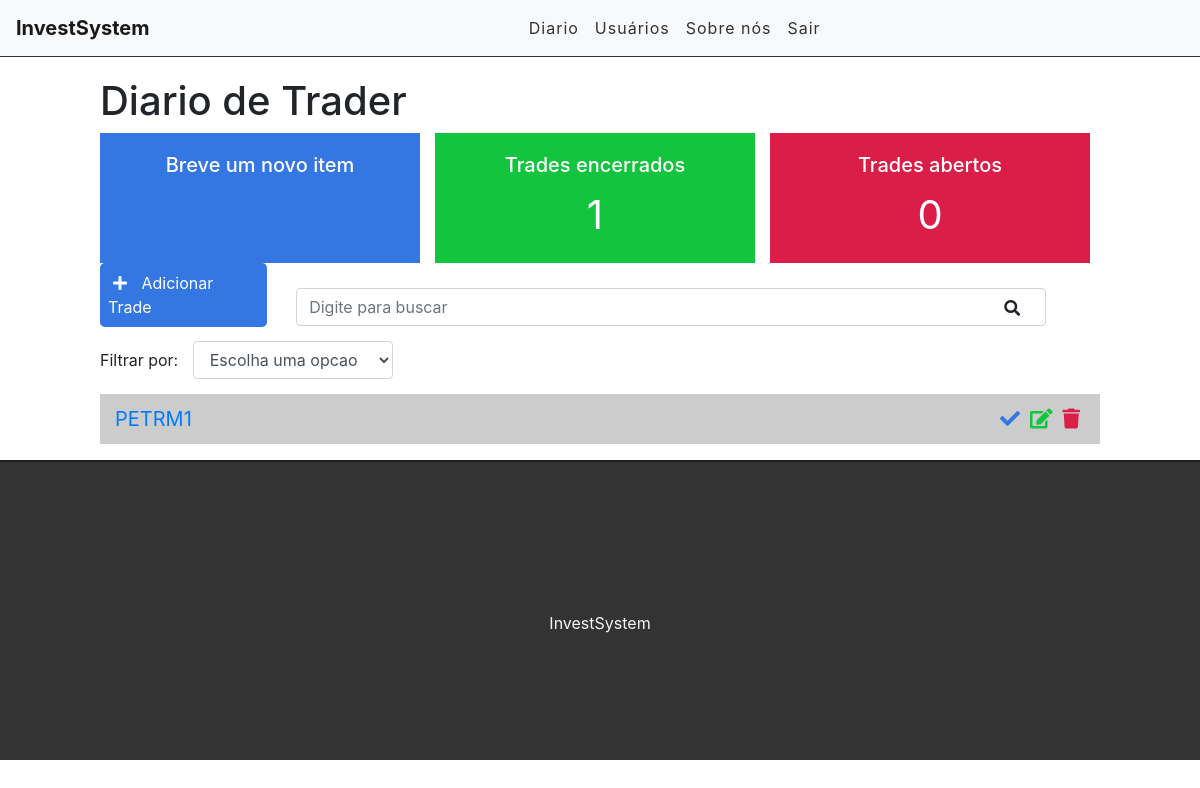
/diario (signed in), run on an earlier commit of the app's database.
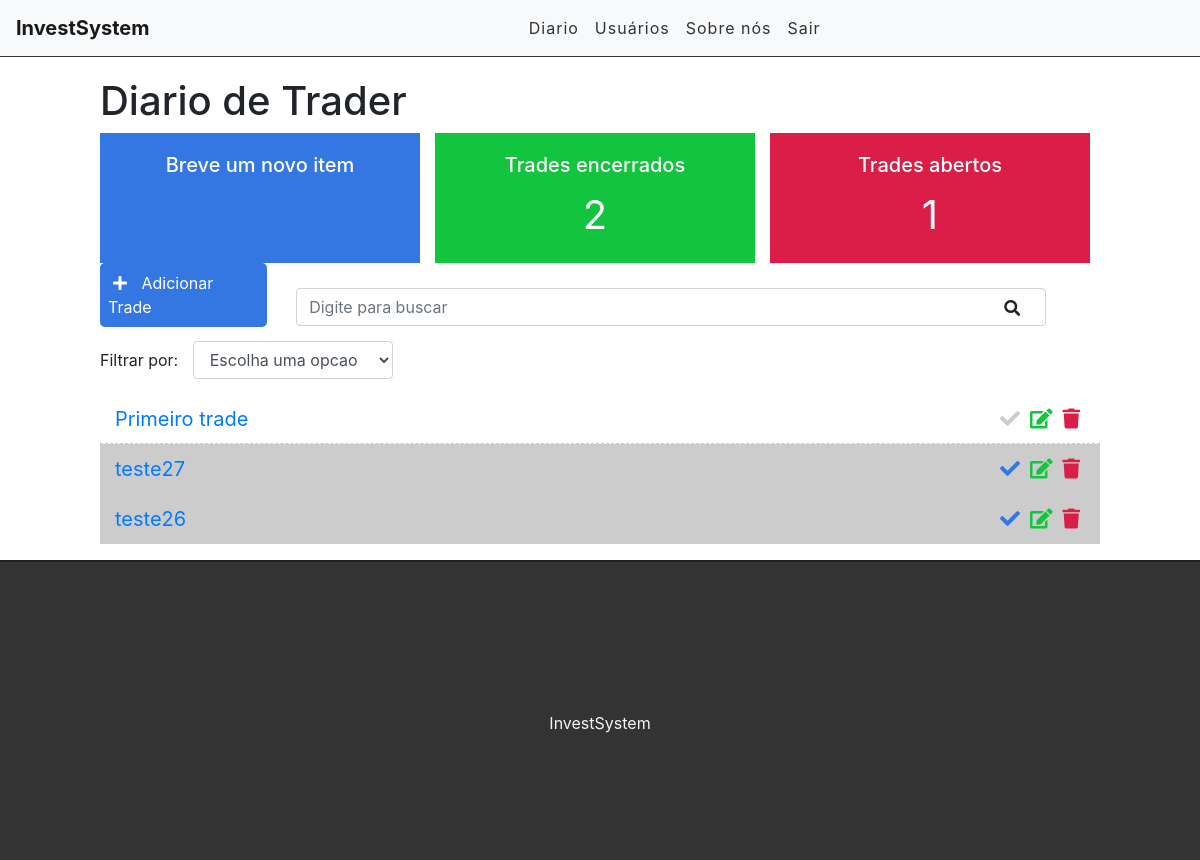
And on a later commit of the database.
### contas/models.py (models this page shows, shortened)
class Trade(models.Model):
      STATUS = (
            ('doing', 'Doing'),
            ('done', 'Done'),
      )
      title = models.CharField(max_length=255)
      description = models.TextField()
      done = models.CharField(
            max_length=5,
            choices = STATUS,
      )
      user = models.ForeignKey(get_user_model(), on_delete=models.CASCADE)
      created_at = models.DateTimeField(auto_now_add=True)
      updated_at = models.DateTimeField(auto_now=True)

### contas/views.py (the view)
# urls.py: path('diario',diarioTrader, name='diario'),
@login_required
def diarioTrader(request):
    search = request.GET.get('search')
    filter = request.GET.get('filter')
    tradeDone = Trade.objects.filter(done='done', user=request.user).count()
    tradeDoing = Trade.objects.filter(done='doing', user=request.user).count()
    if search:
        trade = Trade.objects.filter(title__icontains=search, user=request.user)
    elif filter:
        trade = Trade.objects.filter(done=filter, user=request.user)
    else:
        trade = Trade.objects.all().order_by('-created_at').filter(user=request.user)
    return render(request, 'contas/list.html', {'trade': trade,'tradedone': tradeDone, 'tradedoing': tradeDoing })

### contas/templates/contas/list.html (shortened to what this page needs)
{%extends 'contas/base.html'%}
{%block content%}
<div class="offset-1 col-10 list-div">
    <h1>Diario de Trader</h1>
    <div class="container dashboard">
        <div class="col-4 dashboard-box" id="dashboard-lastdays">
            <h4>Breve um novo item</h4>
        </div>
        <div class="col-4 dashboard-box" id="dashboard-done">
            <h4>Trades encerrados</h4>
            <span>{{ tradedone }}</span>
        </div>
        <div class="col-4 dashboard-box" id="dashboard-doing">
            <h4>Trades abertos</h4>
            <span>{{ tradedoing }}</span>
        </div>
    </div>
    <a id="add-link" href="newTrade/">
        <div class="col-2 add-div">
            <i class="fas fa-plus "></i> Adicionar Trade
        </div>
    </a>
    <div class="col-9 search-div">
        <form method="GET" id="search-form">
            <input class="form-control" type="text" id="search" name="search" placeholder="Digite para buscar">
            <i class="fas fa-search" id="search-btn"></i>
        </form>
    </div>
    <div class="col-12 filter-div">
        <span>Filtrar por:</span>
        <select name="filter" id="filter" class="form-control">
            <option value="">Escolha uma opcao</option>
        </select>
    </div>
    <ul class="task-list">
        {% for trades in trade %}
        {% if trades.done == 'doing'%}
        <li class="task-item">
            {%else%}
        <li class="task-item done">
            {%endif%}
                <span><a href="/diario/{{trades.id}}">{{trades.title}}</a></span>
                <a href="delete/{{trades.id}}"><span><i class="fas fa-trash"></i></span></a>
                <a href="edit/{{trades.id}}"><span><i class="fas fa-edit"></i></span></a>
                <a href="changestatus/{{trades.id}}"><span><i class="fas fa-check"></i></span></a>
        </li>
        {%endfor%}
    </ul>
</div>
{%endblock%}

What changed in the data, as far as the page shows it:
removed Trade: title "PETRM1"
added Trade: title "Primeiro trade"
added Trade: title "teste27"
added Trade: title "teste26"
Also different on the page:
{{ tradedone }}: "1" → "2"
{{ tradedoing }}: "0" → "1"
